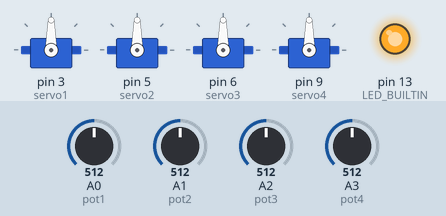
Bench run of a sketch on a simulated Arduino Uno, built with avr-gcc and run on an emulated ATmega328P. On the bench: 4 × servo, output pins drawn as LEDs (lit = HIGH). The test bench sets the inputs (shaded band); at power-on: A0 (pot1) = 512, A1 (pot2) = 512, A2 (pot3) = 512, A3 (pot4) = 512.

Above: at 1.2 s.
1.3 s: A0 (pot1) set to 716
At 2.1 s:
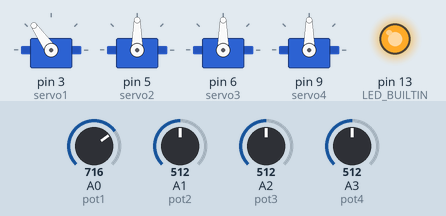
2.8 s: A1 (pot2) set to 716
At 3.2 s:
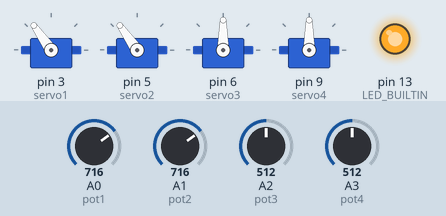
4.3 s: A2 (pot3) set to 716
At 5.5 s:
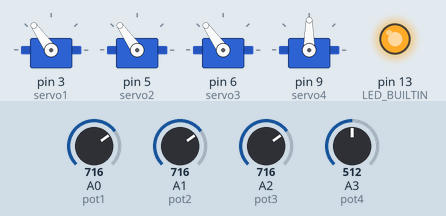
5.8 s: A3 (pot4) set to 716
At 6.7 s:
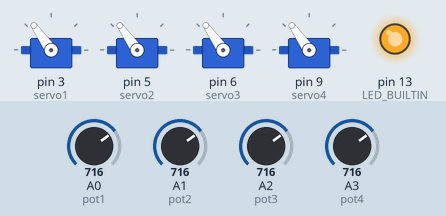
7.3 s: A0 (pot1) set to 992
At 7.8 s:
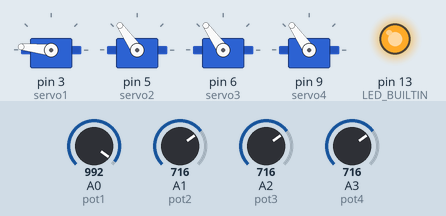
8.8 s: A1 (pot2) set to 992
At 10.2 s:
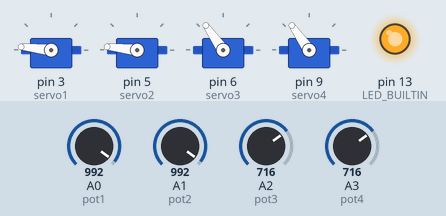
Timing chart, 0 to 11.3 s (numbered marks = the images above; inputs shaded):
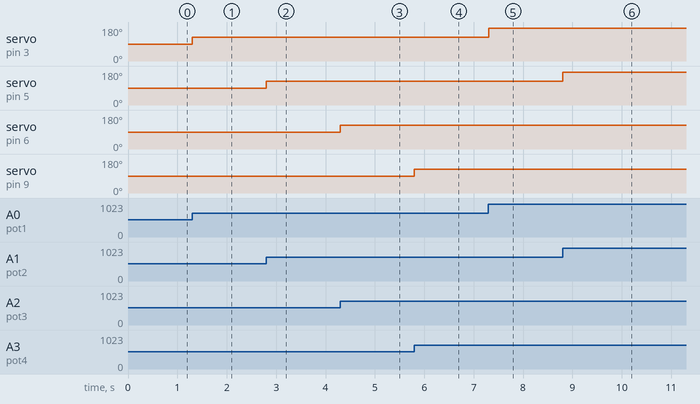

The sketch:

Robotic_arm_3V.ino
```cpp
//add servo library
#include <Servo.h>

//define our servos
Servo servo1;
Servo servo2;
Servo servo3;
Servo servo4;

//define our potentiometers
int pot1 = A0;
int pot2 = A1;
int pot3 = A2;
int pot4 = A3;

//variable to read the values from the analog pin (potentiometers)
int valPot1;
int valPot2;
int valPot3;
int valPot4;

void setup()
{
  //attaches our servos on pins PWM 3-5-6-9 to the servos
  servo1.attach(3);
  servo1.write(90);  //define servo1 start position
  servo2.attach(5);
  servo2.write(90); //define servo2 start position
  servo3.attach(6);
  servo3.write(90); //define servo3 start position
  servo4.attach(9);
  servo4.write(70); //define servo4 start position
  pinMode(LED_BUILTIN, OUTPUT);
  digitalWrite(LED_BUILTIN, HIGH);
}

void loop()
{
  //reads the value of potentiometers (value between 0 and 1023)

  valPot1 = analogRead(pot1);
  valPot1 = map (valPot1, 0, 1023, 0, 180); //scale it to use it with the servo (value between 0 and 180)
  servo1.write(valPot1); //set the servo position according to the scaled value

  valPot2 = analogRead(pot2);
  valPot2 = map (valPot2, 0, 1023, 0, 180);
  servo2.write(valPot2);

  valPot3 = analogRead(pot3);
  valPot3 = map (valPot3, 0, 1023, 0, 180);
  servo3.write(valPot3);

  valPot4 = analogRead(pot4);
  valPot4 = map (valPot4, 0, 1023, 00, 180);
  servo4.write(valPot4);

}
```

Measured:
- after the input at 1.3 s, servo on pin 3 (servo1): 90° → 125° at once
- after the input at 2.8 s, servo on pin 5 (servo2): 90° → 125° at once
- after the input at 4.3 s, servo on pin 6 (servo3): 90° → 125° at once
- after the input at 5.8 s, servo on pin 9 (servo4): 90° → 125° at once
- after the input at 7.3 s, servo on pin 3 (servo1): 125° → 174° at once
- after the input at 8.8 s, servo on pin 5 (servo2): 125° → 174° at once
